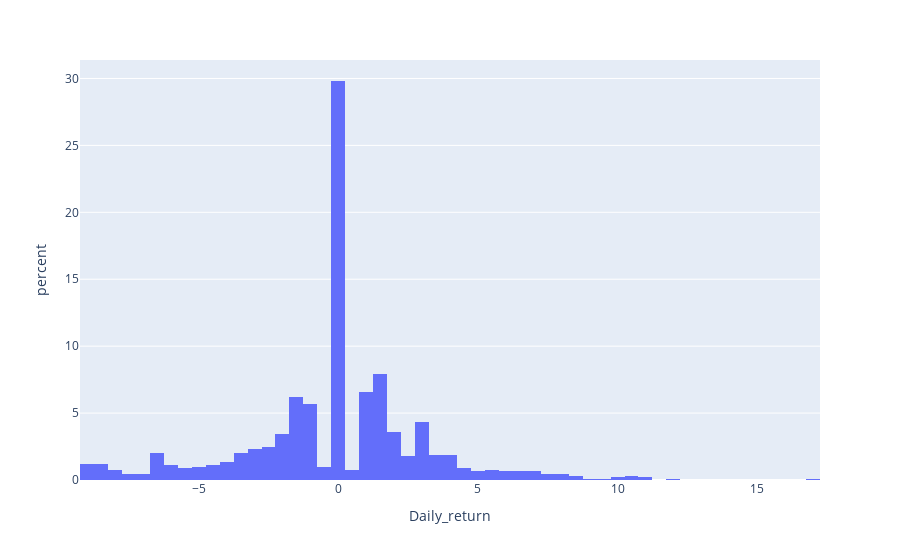

This figure's notebook cell:
### Code cell
fig = go.Figure()
px.histogram(df, x="Daily_return",histnorm='percent')

### Figure 1 — Plotly figure (JSON) as saved in the notebook; plotly's stock layout.template omitted (floating-point values rounded to 4 significant figures; data arrays with more than 128 entries replaced by an {"elided": "..."} marker saying what was removed)
{"data": [{"alignmentgroup": "True", "bingroup": "x", "histnorm": "percent", "hovertemplate": "Daily_return=%{x}<br>percent=%{y}<extra></extra>", "legendgroup": "", "marker": {"color": "#636efa"}, "name": "", "offsetgroup": "", "orientation": "v", "showlegend": false, "type": "histogram", "x": {"elided": "899 float values"}, "xaxis": "x", "yaxis": "y"}], "layout": {"barmode": "relative", "legend": {"tracegroupgap": 0}, "margin": {"t": 60}, "xaxis": {"anchor": "y", "domain": [0, 1], "title": {"text": "Daily_return"}}, "yaxis": {"anchor": "x", "domain": [0, 1], "title": {"text": "percent"}}}}
